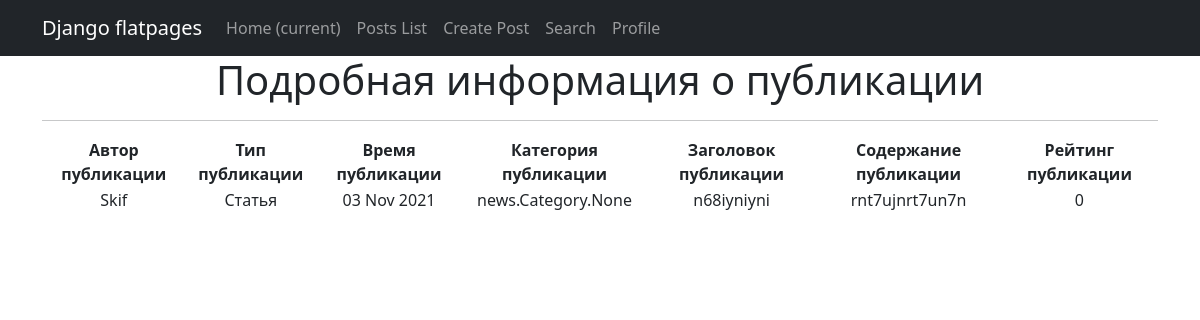
The page /posts/11/ on the database as committed earlier.
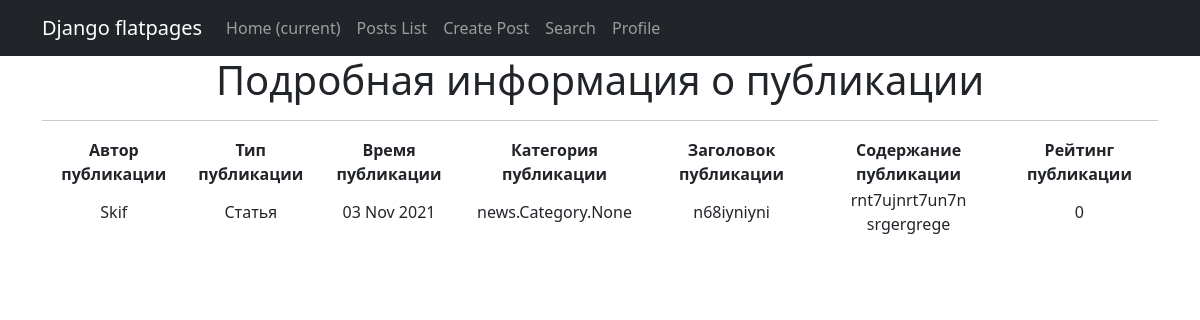
The same page on the database as committed later.
### news/models.py (models this page shows, shortened)
class Post(models.Model):
    article = 'AR'
    news = 'NW'
    kind = [
        (article, 'Статья'),
        (news, 'Новость')
    ]
    author = models.ForeignKey(Author, on_delete=models.CASCADE)
    view = models.CharField(max_length=2, choices=kind, default=article)
    time_of_creation = models.DateTimeField(auto_now_add=True)
    post_category = models.ManyToManyField(Category, through='PostCategory')
    title = models.CharField(max_length=128)
    text = models.TextField()
    post_rating = models.IntegerField(default=0)
    class Meta:
        verbose_name = 'Публикация'
        verbose_name_plural = 'Публикации'

class Author(models.Model):
    author_user = models.OneToOneField(User, on_delete=models.CASCADE)
    author_rating = models.IntegerField(default=0)
    class Meta:
        verbose_name = 'Автор'
        verbose_name_plural = 'Авторы'
    def __str__(self):
        return f'{self.author_user}'

### news/views.py (the view)
# urls.py: path('<int:pk>/', PostDetailView.as_view(), name='post_detail'),
class PostDetailView(DetailView):
    template_name = 'news/post_detail.html'
    queryset = Post.objects.all()

### templates/news/post_detail.html (shortened to what this page needs)
{% extends 'default.html' %}
{% block content %}
<h1>Подробная информация о публикации</h1>
  <hr>
<table>
    <thead>
        <th>
            <b>Автор публикации</b>
        </th>
        <th>
            <b>Тип публикации</b>
        </th>
        <th>
            <b>Время публикации</b>
        </th>
        <th>
            <b>Категория публикации</b>
        </th>
        <th>
            <b>Заголовок публикации</b>
        </th>
        <th>
            <b>Содержание публикации</b>
        </th>
        <th>
            <b>Рейтинг публикации</b>
        </th>
    </thead>
    <tr>
        <td>
            {{ post.author }}
        </td>
        <td>
            {{ post.get_view_display}}
        </td>
        <td>
            {{ post.time_of_creation|date:'d M Y' }}
        </td>
        <td>
            {{ post.post_category}}
        </td>
        <td>
            {{ post.title }}
        </td>
        <td>
            {{ post.text }}
        </td>
        <td>
            {{ post.post_rating }}
        </td>
    </tr>
</table>
<br>
{% endblock content %}

Rows that differ between the two databases and show on the page:
changed Post "Статья": text "rnt7ujnrt7un7n" → "rnt7ujnrt7un7n srgergrege"
